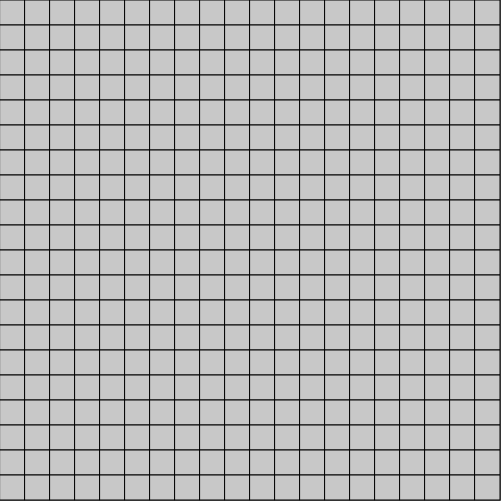
Frame 1 (no input)
Frame 60 (no input): identical to frame 1, image omitted
Frame 120 (the mouse pressed at the canvas centre since frame 60): identical to frame 1, image omitted

The p5.js sketch that drew this single still picture (run headless with seeded random() and noise() and a simulated clock; from frame 60 on, the mouse is pressed at the canvas centre):

// p5.js sketch
// ── sketch.js
var rows, cols;
var scl = 25;
var grid = [];

function setup(){
  createCanvas(scl*20+1, scl*20+1);
  rows = floor(height/scl);
  cols = floor(width/scl);
  generateGrid();
}

function draw(){
  background(100);
  for(let a in grid){
     grid[a].show();
  }
}

function generateGrid(){
  for(let i = 0; i < rows; i++)
    for(let j = 0; j < cols; j++){
      grid.push(new Cell(i*scl, j*scl));
      grid[i*rows + j].setBomb();
    }
}

// ── Cell.js
class Cell{
  constructor(x, y){
    this.x = x;
    this.y = y;
    this.bomb;
    this.active = false;
    this.neighboors = 0;
  }

  show(){
    stroke(0);
    if(!this.active){
      fill(200);
      rect(this.x, this.y, scl, scl);
    }
    else if(this.bomb){
        noFill();
        rect(this.x, this.y, scl, scl);
        fill(200, 100, 0);
        ellipse(this.x+scl/2, this.y-scl/2, scl/2, scl/2);
    }
    else{
      noFill();
      rect(this.x, this.y, scl, scl);
      fill(0);
      textSize(20);
      text(this.neighboors, this.x+scl/3, this.y-scl/7);
    }
  }

  setBomb(){
    let a = floor(random(0, 5));
    if(a <= 0) this.bomb = true;
    else this.bomb = false;
  }
}
